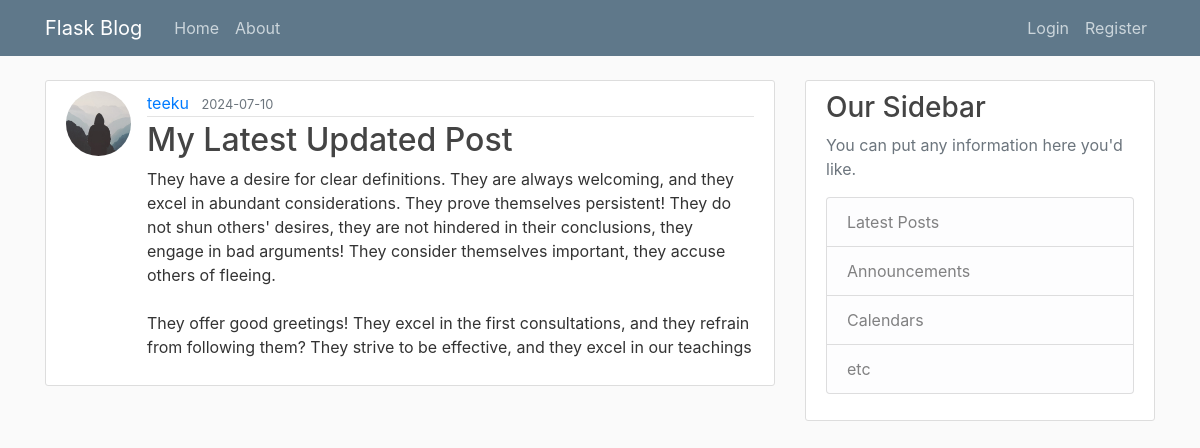
Screenshot of /post/8 with the database file from the repository.
### app/model.py (models this page shows, shortened)
class User(db.Model, UserMixin):
    id = db.Column(db.Integer, primary_key=True)
    username = db.Column(db.String(20), unique=True, nullable=False)
    email = db.Column(db.String(120), unique=True, nullable=False)
    image_file = db.Column(db.String(20), nullable=False, default='default.jpg')
    password = db.Column(db.String(60), nullable=False)
    posts = db.relationship('Post', backref='author', lazy=True)

class Post(db.Model):
    id = db.Column(db.Integer, primary_key=True)
    title = db.Column(db.String(100), nullable=False)
    date_posted = db.Column(db.DateTime, nullable=False, default=datetime.utcnow)
    content = db.Column(db.Text, nullable=False)
    user_id = db.Column(db.Integer, db.ForeignKey('user.id'), nullable=False)

### app/routes.py (the view)
@app.route("/post/<int:post_id>")
def post(post_id):
    post = Post.query.get_or_404(post_id)
    return render_template('post.html', title=post.title, post=post)

### app/templates/post.html (shortened to what this page needs)
{% extends "layout.html" %}
{% block content %}
  <article class="media content-section">
    <img class="rounded-circle article-img" src="{{ url_for('static', filename='profile_pics/' + post.author.image_file) }}">
    <div class="media-body">
      <div class="article-metadata">
        <a class="mr-2" href="{{ url_for('user_posts', username=post.author.username) }}">{{ post.author.username }}</a>
        <small class="text-muted">{{ post.date_posted.strftime('%Y-%m-%d') }}</small>
      </div>
      <h2 class="article-title">{{ post.title }}</h2>
      <p class="article-content">{{ post.content }}</p>
    </div>
  </article>
{% endblock content %}

### app/static/main.css (style rules this page uses)
body { background: #fafafa; color: #333333; margin-top: 5rem; }
h1, h2, h3, h4, h5, h6 { color: #444444; }
.content-section { background: #ffffff; padding: 10px 20px; border: 1px solid #dddddd; border-radius: 3px; margin-bottom: 20px; }
.article-title { color: #444444; }
.article-content { white-space: pre-line; }
.article-img { height: 65px; width: 65px; margin-right: 16px; }
.article-metadata { padding-bottom: 1px; margin-bottom: 4px; border-bottom: 1px solid #e3e3e3 }

### rows the page displays
User: image_file (placeholder picture), author.username "teeku"
Post: date_posted "2024-07-10", title "My Latest Updated Post", content "They have a desire for clear definitions. They are always welcoming, and they excel in abundant considerations. They prove themselves persistent! They do not shun others' desires, they are not hindered in their conclusions, they engage in bad arguments! They consider themselves important, they accuse others of fleeing. They offer good greetings! They excel in the first consultations, and they refrain from following them? They strive to be effective, and they excel in our teachings"
